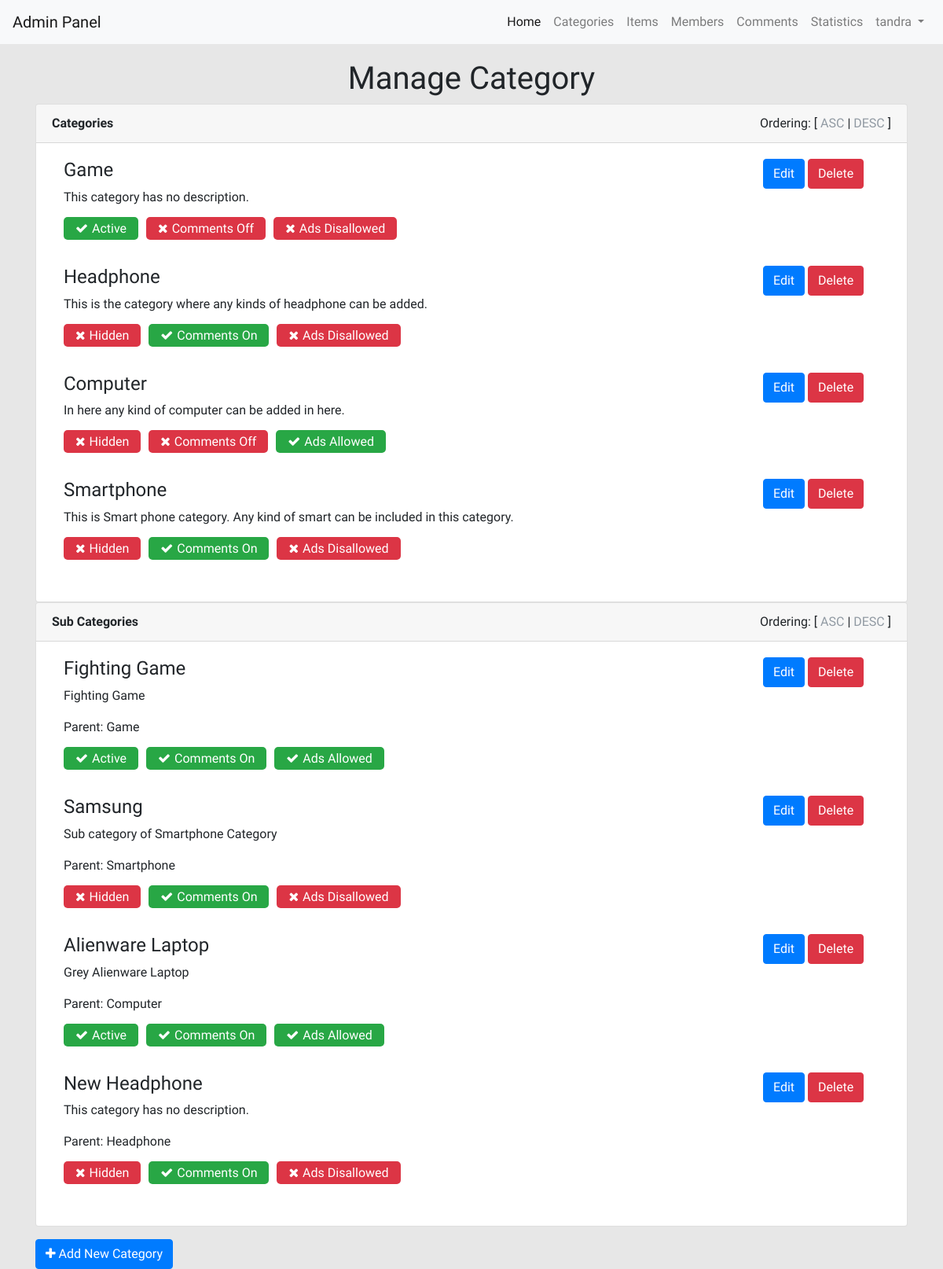
/admin/categories.php?sort=DESC (signed in), run on the app's committed database.
### tables this page shows
CREATE TABLE `categories` (
  `Cat_id` int(11) NOT NULL,
  `Cat_name` varchar(255) NOT NULL,
  `Cat_description` varchar(255) NOT NULL,
  `Cat_parent` int(11) NOT NULL COMMENT 'Identify Parent and Child',
  `Cat_ordering` int(11) NOT NULL,
  `Cat_visibility` int(11) NOT NULL,
  `Cat_comments` int(11) NOT NULL,
  `Cat_ads` int(11) NOT NULL
);

### admin/categories.php (the view, shortened to what this page needs)
<?php
    if (isset($_SESSION['Username'])) {
        include 'init.php';
        $do = isset($_GET['do']) ? $_GET['do'] : 'manage';
        if ($do == 'manage') {
            $sort = 'ASC';
            $sort_array = array('ASC', 'DESC');
            if(isset($_GET['sort']) && in_array($_GET['sort'], $sort_array ) ){
                $sort = $_GET['sort'];
            }
            $stmt2 = $connection->prepare("SELECT * FROM categories WHERE Cat_parent = 0 ORDER BY Cat_ordering $sort");
            $stmt2->execute();
            $cats = $stmt2->fetchAll();
            $stmt3 = $connection->prepare("SELECT * FROM categories WHERE Cat_parent != 0 ORDER BY Cat_ordering $sort");
            $stmt3->execute();
            $subCats = $stmt3->fetchAll();
                if(!empty($cats) || !empty($subCats)){
?>
                    <div class="container">
                        <div class="row">
                            <div class="col-lg-12">
                                <h1 class="text-center">Manage Category</h1>
                            </div>
                            <div class="col-lg-12">
                                <div class="card">
                                    <div class="card-header">
                                        <strong>Categories</strong>
                                        <div class="pull-right">
                                            Ordering: [ <a class="<?php if($sort == 'ASC'){ echo 'active'; }   ?>" href="?sort=ASC">ASC</a> | <a class="<?php if($sort == 'DESC'){ echo 'active'; } ?>" href="?sort=DESC">DESC</a> ]
                                        </div>
                                    </div>
                                    <div class="card-body">
                                        <?php
                                            foreach ($cats as $cat) {
                                                echo "<div class='container'>";
                                                    echo '<div class="category-item">';
                                                        echo '<div class="row">';
                                                                echo '<div class="col-lg-10">';
                                                                echo "<h4>{$cat['Cat_name']}</h4>";
                                                                echo "<p>"; if($cat['Cat_description'] == ''){ echo 'This category has no description.';}else{echo $cat['Cat_description'];}
                                                                echo "</p>";
                                                                if ($cat['Cat_visibility'] == 1) {
                                                                    echo "<span class='cat-info activee'><i class='fa fa-check'></i>Active</span>";
                                                                }else{
                                                                    echo "<span class='cat-info disablee'><i class='fa fa-times'></i>Hidden</span>";
                                                                }
                                                                if ($cat['Cat_comments'] == 1) {
                                                                    echo "<span class='cat-info activee'><i class='fa fa-check'></i>Comments On</span>";
                                                                }else{
                                                                    echo "<span class='cat-info disablee'><i class='fa fa-times'></i>Comments Off</span>";
                                                                }
                                                                if ($cat['Cat_ads'] == 1) {
                                                                    echo "<span class='cat-info activee'><i class='fa fa-check'></i>Ads Allowed</span>";
                                                                }else{
                                                                    echo "<span class='cat-info disablee'><i class='fa fa-times'></i>Ads Disallowed</span>";
                                                                }
                                                            echo '</div>';
                                                            echo '<div class="col-lg-2">';
                                                                echo "<a href='categories.php?do=edit&catid={$cat['Cat_id']}' class='btn btn-primary'>Edit</a>" ;
                                                                echo "<span> </span>";
                                                                echo "<a href='categories.php?do=delete&catid={$cat['Cat_id']}' class='btn btn-danger'>Delete</a>" ;
                                                            echo '</div>';
                                                        echo '</div>';
                                                    echo '</div>';
                                                echo "</div>";
                                            }
                                        ?>
                                    </div>
                                </div>
                            </div>
                        </div>
                        <div class="row">
                            <div class="col-lg-12">
                                <div class="card">
                                    <div class="card-header">
                                        <strong>Sub Categories</strong>
                                        <div class="pull-right">
                                            Ordering: [ <a class="<?php if($sort == 'ASC'){ echo 'active'; }   ?>" href="?sort=ASC">ASC</a> | <a class="<?php if($sort == 'DESC'){ echo 'active'; } ?>" href="?sort=DESC">DESC</a> ]
                                        </div>
                                    </div>
                                    <div class="card-body">
                                        <?php
                                            foreach ($subCats as $subCat) {
                                                $stt= $connection->prepare("SELECT Cat_name FROM categories WHERE Cat_id ={$subCat['Cat_parent']}");
                                                $stt->execute();
                                                $parent= $stt->fetch();
                                                echo "<div class='container'>";
                                                    echo '<div class="category-item">';
                                                        echo '<div class="row">';
                                                            echo '<div class="col-lg-10">';
                                                                echo "<h4>{$subCat['Cat_name']}</h4>";
                                                                echo "<p>";
                                                                    if($subCat['Cat_description'] == ''){
                                                                        echo 'This category has no description.';
                                                                    }else{
                                                                        echo $subCat['Cat_description'];
                                                                    }
                                                                echo "</p>";
                                                                echo "<p class='child-parent'>Parent: {$parent['Cat_name']}</p>";
                                                                if ($subCat['Cat_visibility'] == 1) {
                                                                    echo "<span class='cat-info activee'><i class='fa fa-check'></i>Active</span>";
                                                                }else{
                                                                    echo "<span class='cat-info disablee'><i class='fa fa-times'></i>Hidden</span>";
                                                                }
                                                                if ($subCat['Cat_comments'] == 1) {
                                                                    echo "<span class='cat-info activee'><i class='fa fa-check'></i>Comments On</span>";
                                                                }else{
                                                                    echo "<span class='cat-info disablee'><i class='fa fa-times'></i>Comments Off</span>";
                                                                }
                                                                if ($subCat['Cat_ads'] == 1) {
                                                                    echo "<span class='cat-info activee'><i class='fa fa-check'></i>Ads Allowed</span>";
                                                                }else{
                                                                    echo "<span class='cat-info disablee'><i class='fa fa-times'></i>Ads Disallowed</span>";
                                                                }
                                                            echo '</div>';
                                                            echo '<div class="col-lg-2">';
                                                                echo "<a href='categories.php?do=edit&catid={$subCat['Cat_id']}' class='btn btn-primary'>Edit</a>" ;
                                                                    echo "<span> </span>";
                                                                echo "<a href='categories.php?do=delete&catid={$subCat['Cat_id']}' class='btn btn-danger'>Delete</a>" ;
                                                            echo '</div>';
                                                        echo '</div>';
                                                    echo '</div>';
                                                echo "</div>";
                                            }
                                        ?>
                                    </div>
                                </div>
                            </div>
                        </div>
                        <div class="row">
                        <div class="col-lg-12">
                                <a href="categories.php?do=add" class="btn btn-primary mt-3"><i class="fa fa-plus"></i> Add New Category</a>
                            </div>
                        </div>
                    </div>
<?php
                }
        }
        include $tpl . 'footer.php';
    }else{
        header('Location: index.php');
        exit();
    }
?>

### admin/layout/css/backend.css (style rules this page uses)
* { padding: 0; margin: 0; }
body { font-family: "Spartan", sans-serif; background-color: #e7e7e7; min-height: 100vh; }
a { color: #919aa3; }
.category-item { margin-bottom: 35px; }
.cat-info { padding: 5px 15px; margin-right: 10px; border-radius: 5px; color: white; }
.cat-info .fa { margin-right: 5px; }
.activee { background-color: #28a745; }
.disablee { background-color: #dc3545; }

### data on the page
categories: Cat_name "Game", Cat_description "This category has no description.", Cat_visibility 1 (drawn), Cat_comments 0 (drawn), Cat_ads 0 (drawn)
categories: Cat_name "Headphone", Cat_description "This is the category where any kinds of headphone can be added.", Cat_visibility 0 (drawn), Cat_comments 1 (drawn), Cat_ads 0 (drawn)
categories: Cat_name "Computer", Cat_description "In here any kind of computer can be added in here.", Cat_visibility 0 (drawn), Cat_comments 0 (drawn), Cat_ads 1 (drawn)
categories: Cat_name "Smartphone", Cat_description "This is Smart phone category. Any kind of smart can be included in this category.", Cat_visibility 0 (drawn), Cat_comments 1 (drawn), Cat_ads 0 (drawn)
categories: Cat_name "Fighting Game", Cat_description "Fighting Game", categories.Cat_name "Game", Cat_visibility 1 (drawn), Cat_comments 1 (drawn), Cat_ads 1 (drawn)
categories: Cat_name "Samsung", Cat_description "Sub category of Smartphone Category", categories.Cat_name "Smartphone", Cat_visibility 0 (drawn), Cat_comments 1 (drawn), Cat_ads 0 (drawn)
categories: Cat_name "Alienware Laptop", Cat_description "Grey Alienware Laptop", categories.Cat_name "Computer", Cat_visibility 1 (drawn), Cat_comments 1 (drawn), Cat_ads 1 (drawn)
categories: Cat_name "New Headphone", Cat_description "This category has no description.", categories.Cat_name "Headphone", Cat_visibility 0 (drawn), Cat_comments 1 (drawn), Cat_ads 0 (drawn)

### other printed values
lang('HOME_ADMIN') "Admin Panel"
lang('CATEGORIES') "Categories"
lang('ITEMS') "Items"
lang('MEMBERS') "Members"
lang('COMMENTS') "Comments"
lang('STATISTICS') "Statistics"
$_SESSION['Username'] "tandra"
